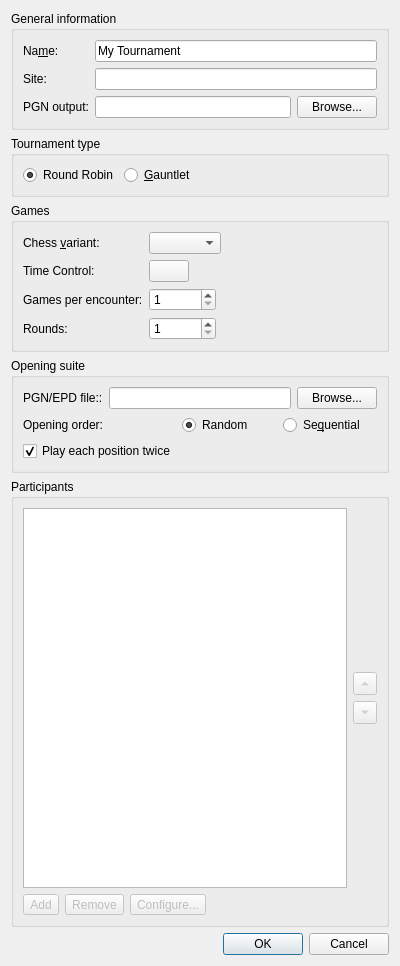
<?xml version="1.0" encoding="UTF-8"?>
<ui version="4.0">
 <class>NewTournamentDialog</class>
 <widget class="QDialog" name="NewTournamentDialog">
  <property name="geometry">
   <rect>
    <x>0</x>
    <y>0</y>
    <width>400</width>
    <height>966</height>
   </rect>
  </property>
  <property name="windowTitle">
   <string>New Tournament</string>
  </property>
  <layout class="QVBoxLayout" name="verticalLayout">
   <item>
    <widget class="QGroupBox" name="groupBox_3">
     <property name="title">
      <string>General information</string>
     </property>
     <layout class="QFormLayout" name="formLayout_2">
      <item row="0" column="0">
       <widget class="QLabel" name="label_3">
        <property name="text">
         <string>Na&amp;me:</string>
        </property>
        <property name="buddy">
         <cstring>m_nameEdit</cstring>
        </property>
       </widget>
      </item>
      <item row="0" column="1">
       <widget class="QLineEdit" name="m_nameEdit">
        <property name="text">
         <string>My Tournament</string>
        </property>
        <property name="maxLength">
         <number>127</number>
        </property>
       </widget>
      </item>
      <item row="1" column="1">
       <widget class="QLineEdit" name="m_siteEdit">
        <property name="maxLength">
         <number>127</number>
        </property>
       </widget>
      </item>
      <item row="2" column="0">
       <widget class="QLabel" name="label_5">
        <property name="text">
         <string>PGN output:</string>
        </property>
        <property name="buddy">
         <cstring>m_pgnoutEdit</cstring>
        </property>
       </widget>
      </item>
      <item row="2" column="1">
       <layout class="QHBoxLayout" name="horizontalLayout_2">
        <item>
         <widget class="QLineEdit" name="m_pgnoutEdit">
          <property name="sizePolicy">
           <sizepolicy hsizetype="Expanding" vsizetype="Fixed">
            <horstretch>0</horstretch>
            <verstretch>0</verstretch>
           </sizepolicy>
          </property>
          <property name="text">
           <string/>
          </property>
         </widget>
        </item>
        <item>
         <widget class="QPushButton" name="m_browsePgnoutBtn">
          <property name="sizePolicy">
           <sizepolicy hsizetype="Minimum" vsizetype="Fixed">
            <horstretch>0</horstretch>
            <verstretch>0</verstretch>
           </sizepolicy>
          </property>
          <property name="text">
           <string>Browse...</string>
          </property>
         </widget>
        </item>
       </layout>
      </item>
      <item row="1" column="0">
       <widget class="QLabel" name="label_4">
        <property name="text">
         <string>Site:</string>
        </property>
        <property name="buddy">
         <cstring>m_siteEdit</cstring>
        </property>
       </widget>
      </item>
     </layout>
    </widget>
   </item>
   <item>
    <widget class="QGroupBox" name="groupBox_2">
     <property name="title">
      <string>Tournament type</string>
     </property>
     <layout class="QHBoxLayout" name="horizontalLayout">
      <item>
       <widget class="QRadioButton" name="m_roundRobinRadio">
        <property name="text">
         <string>Round Robin</string>
        </property>
        <property name="checked">
         <bool>true</bool>
        </property>
       </widget>
      </item>
      <item>
       <widget class="QRadioButton" name="m_gauntletRadio">
        <property name="text">
         <string>&amp;Gauntlet</string>
        </property>
       </widget>
      </item>
      <item>
       <spacer name="horizontalSpacer_3">
        <property name="orientation">
         <enum>Qt::Horizontal</enum>
        </property>
        <property name="sizeHint" stdset="0">
         <size>
          <width>40</width>
          <height>20</height>
         </size>
        </property>
       </spacer>
      </item>
     </layout>
    </widget>
   </item>
   <item>
    <widget class="QGroupBox" name="groupBox_4">
     <property name="title">
      <string>Games</string>
     </property>
     <layout class="QFormLayout" name="formLayout_3">
      <property name="fieldGrowthPolicy">
       <enum>QFormLayout::ExpandingFieldsGrow</enum>
      </property>
      <item row="0" column="0">
       <widget class="QLabel" name="label">
        <property name="sizePolicy">
         <sizepolicy hsizetype="Fixed" vsizetype="Preferred">
          <horstretch>0</horstretch>
          <verstretch>0</verstretch>
         </sizepolicy>
        </property>
        <property name="font">
         <font>
          <weight>50</weight>
          <bold>false</bold>
         </font>
        </property>
        <property name="text">
         <string>Chess &amp;variant:</string>
        </property>
        <property name="buddy">
         <cstring>m_variantCombo</cstring>
        </property>
       </widget>
      </item>
      <item row="0" column="1">
       <widget class="QComboBox" name="m_variantCombo">
        <property name="sizePolicy">
         <sizepolicy hsizetype="Preferred" vsizetype="Fixed">
          <horstretch>0</horstretch>
          <verstretch>0</verstretch>
         </sizepolicy>
        </property>
       </widget>
      </item>
      <item row="1" column="0">
       <widget class="QLabel" name="label_2">
        <property name="text">
         <string>Time Control:</string>
        </property>
        <property name="buddy">
         <cstring>m_timeControlBtn</cstring>
        </property>
       </widget>
      </item>
      <item row="1" column="1">
       <widget class="QPushButton" name="m_timeControlBtn">
        <property name="text">
         <string/>
        </property>
       </widget>
      </item>
      <item row="2" column="0">
       <widget class="QLabel" name="label_6">
        <property name="text">
         <string>Games per encounter:</string>
        </property>
        <property name="buddy">
         <cstring>m_gamesPerEncounterSpin</cstring>
        </property>
       </widget>
      </item>
      <item row="2" column="1">
       <widget class="QSpinBox" name="m_gamesPerEncounterSpin">
        <property name="minimum">
         <number>1</number>
        </property>
        <property name="maximum">
         <number>999999</number>
        </property>
       </widget>
      </item>
      <item row="3" column="0">
       <widget class="QLabel" name="label_7">
        <property name="text">
         <string>Rounds:</string>
        </property>
        <property name="buddy">
         <cstring>m_roundsSpin</cstring>
        </property>
       </widget>
      </item>
      <item row="3" column="1">
       <widget class="QSpinBox" name="m_roundsSpin">
        <property name="minimum">
         <number>1</number>
        </property>
        <property name="maximum">
         <number>999999</number>
        </property>
       </widget>
      </item>
     </layout>
    </widget>
   </item>
   <item>
    <widget class="QGroupBox" name="groupBox_5">
     <property name="title">
      <string>Opening suite</string>
     </property>
     <layout class="QGridLayout" name="gridLayout">
      <item row="0" column="0" colspan="3">
       <layout class="QHBoxLayout" name="horizontalLayout_5">
        <item>
         <widget class="QLabel" name="label_13">
          <property name="text">
           <string>PGN/EPD file::</string>
          </property>
          <property name="buddy">
           <cstring>m_pgnoutEdit</cstring>
          </property>
         </widget>
        </item>
        <item>
         <widget class="QLineEdit" name="m_suiteFileEdit">
          <property name="sizePolicy">
           <sizepolicy hsizetype="Expanding" vsizetype="Fixed">
            <horstretch>0</horstretch>
            <verstretch>0</verstretch>
           </sizepolicy>
          </property>
          <property name="text">
           <string/>
          </property>
         </widget>
        </item>
        <item>
         <widget class="QPushButton" name="m_browseOpeningSuiteBtn">
          <property name="sizePolicy">
           <sizepolicy hsizetype="Minimum" vsizetype="Fixed">
            <horstretch>0</horstretch>
            <verstretch>0</verstretch>
           </sizepolicy>
          </property>
          <property name="text">
           <string>Browse...</string>
          </property>
         </widget>
        </item>
       </layout>
      </item>
      <item row="1" column="0">
       <widget class="QLabel" name="label_11">
        <property name="text">
         <string>Opening order:</string>
        </property>
        <property name="buddy">
         <cstring>m_timeControlBtn</cstring>
        </property>
       </widget>
      </item>
      <item row="1" column="1">
       <widget class="QRadioButton" name="m_randomOrderRadio">
        <property name="text">
         <string>Random</string>
        </property>
        <property name="checked">
         <bool>true</bool>
        </property>
       </widget>
      </item>
      <item row="1" column="2">
       <widget class="QRadioButton" name="m_seqOrderRadio">
        <property name="text">
         <string>Se&amp;quential</string>
        </property>
        <property name="checked">
         <bool>false</bool>
        </property>
       </widget>
      </item>
      <item row="2" column="0">
       <widget class="QCheckBox" name="m_repeatCheckBox">
        <property name="text">
         <string>Play each position twice</string>
        </property>
        <property name="checked">
         <bool>true</bool>
        </property>
       </widget>
      </item>
     </layout>
    </widget>
   </item>
   <item>
    <widget class="QGroupBox" name="groupBox">
     <property name="autoFillBackground">
      <bool>false</bool>
     </property>
     <property name="title">
      <string>Participants</string>
     </property>
     <property name="flat">
      <bool>false</bool>
     </property>
     <property name="checkable">
      <bool>false</bool>
     </property>
     <layout class="QVBoxLayout" name="verticalLayout_2">
      <item>
       <layout class="QHBoxLayout" name="horizontalLayout_4">
        <item>
         <widget class="QListView" name="m_playersList">
          <property name="selectionMode">
           <enum>QAbstractItemView::ExtendedSelection</enum>
          </property>
          <property name="selectionBehavior">
           <enum>QAbstractItemView::SelectRows</enum>
          </property>
         </widget>
        </item>
        <item>
         <layout class="QVBoxLayout" name="verticalLayout_3">
          <item>
           <spacer name="verticalSpacer">
            <property name="orientation">
             <enum>Qt::Vertical</enum>
            </property>
            <property name="sizeHint" stdset="0">
             <size>
              <width>20</width>
              <height>40</height>
             </size>
            </property>
           </spacer>
          </item>
          <item>
           <widget class="QToolButton" name="m_moveEngineUpBtn">
            <property name="enabled">
             <bool>false</bool>
            </property>
            <property name="text">
             <string/>
            </property>
            <property name="arrowType">
             <enum>Qt::UpArrow</enum>
            </property>
           </widget>
          </item>
          <item>
           <widget class="QToolButton" name="m_moveEngineDownBtn">
            <property name="enabled">
             <bool>false</bool>
            </property>
            <property name="text">
             <string/>
            </property>
            <property name="arrowType">
             <enum>Qt::DownArrow</enum>
            </property>
           </widget>
          </item>
          <item>
           <spacer name="verticalSpacer_2">
            <property name="orientation">
             <enum>Qt::Vertical</enum>
            </property>
            <property name="sizeHint" stdset="0">
             <size>
              <width>20</width>
              <height>40</height>
             </size>
            </property>
           </spacer>
          </item>
         </layout>
        </item>
       </layout>
      </item>
      <item>
       <layout class="QHBoxLayout" name="horizontalLayout_3">
        <item>
         <widget class="QToolButton" name="m_addEngineBtn">
          <property name="enabled">
           <bool>false</bool>
          </property>
          <property name="sizePolicy">
           <sizepolicy hsizetype="Fixed" vsizetype="Fixed">
            <horstretch>0</horstretch>
            <verstretch>0</verstretch>
           </sizepolicy>
          </property>
          <property name="text">
           <string>Add</string>
          </property>
          <property name="icon">
           <iconset resource="../res/icons/icons.qrc">
            <normaloff>:/icons/toolbutton/add_16x16.png</normaloff>:/icons/toolbutton/add_16x16.png</iconset>
          </property>
         </widget>
        </item>
        <item>
         <widget class="QToolButton" name="m_removeEngineBtn">
          <property name="enabled">
           <bool>false</bool>
          </property>
          <property name="text">
           <string>Remove</string>
          </property>
          <property name="icon">
           <iconset resource="../res/icons/icons.qrc">
            <normaloff>:/icons/toolbutton/remove_16x16.png</normaloff>:/icons/toolbutton/remove_16x16.png</iconset>
          </property>
          <property name="toolButtonStyle">
           <enum>Qt::ToolButtonIconOnly</enum>
          </property>
         </widget>
        </item>
        <item>
         <widget class="QToolButton" name="m_configureEngineBtn">
          <property name="enabled">
           <bool>false</bool>
          </property>
          <property name="text">
           <string>Configure...</string>
          </property>
          <property name="icon">
           <iconset resource="../res/icons/icons.qrc">
            <normaloff>:/icons/toolbutton/configure_16x16.png</normaloff>:/icons/toolbutton/configure_16x16.png</iconset>
          </property>
         </widget>
        </item>
        <item>
         <spacer name="horizontalSpacer">
          <property name="orientation">
           <enum>Qt::Horizontal</enum>
          </property>
          <property name="sizeHint" stdset="0">
           <size>
            <width>40</width>
            <height>20</height>
           </size>
          </property>
         </spacer>
        </item>
       </layout>
      </item>
     </layout>
    </widget>
   </item>
   <item>
    <widget class="QDialogButtonBox" name="buttonBox">
     <property name="enabled">
      <bool>true</bool>
     </property>
     <property name="orientation">
      <enum>Qt::Horizontal</enum>
     </property>
     <property name="standardButtons">
      <set>QDialogButtonBox::Cancel|QDialogButtonBox::Ok</set>
     </property>
    </widget>
   </item>
  </layout>
 </widget>
 <resources>
  <include location="../res/icons/icons.qrc"/>
 </resources>
 <connections>
  <connection>
   <sender>buttonBox</sender>
   <signal>accepted()</signal>
   <receiver>NewTournamentDialog</receiver>
   <slot>accept()</slot>
   <hints>
    <hint type="sourcelabel">
     <x>248</x>
     <y>254</y>
    </hint>
    <hint type="destinationlabel">
     <x>157</x>
     <y>274</y>
    </hint>
   </hints>
  </connection>
  <connection>
   <sender>buttonBox</sender>
   <signal>rejected()</signal>
   <receiver>NewTournamentDialog</receiver>
   <slot>reject()</slot>
   <hints>
    <hint type="sourcelabel">
     <x>316</x>
     <y>260</y>
    </hint>
    <hint type="destinationlabel">
     <x>286</x>
     <y>274</y>
    </hint>
   </hints>
  </connection>
 </connections>
</ui>
